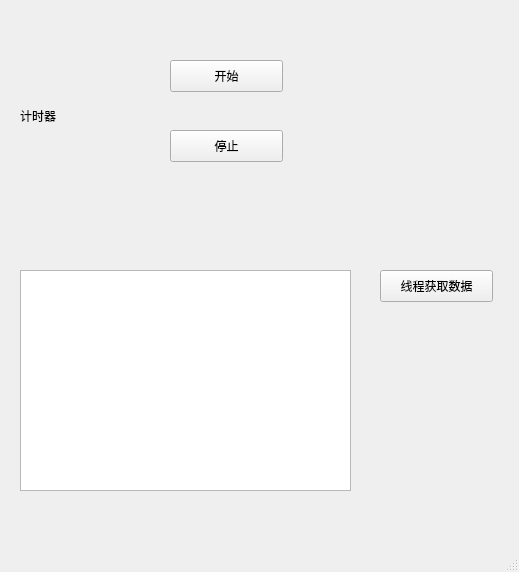
<?xml version="1.0" encoding="UTF-8"?>
<ui version="4.0">
 <class>MainWindow</class>
 <widget class="QMainWindow" name="MainWindow">
  <property name="geometry">
   <rect>
    <x>0</x>
    <y>0</y>
    <width>519</width>
    <height>572</height>
   </rect>
  </property>
  <property name="windowTitle">
   <string>MainWindow</string>
  </property>
  <widget class="QWidget" name="centralwidget">
   <widget class="QLabel" name="timer_label">
    <property name="geometry">
     <rect>
      <x>20</x>
      <y>90</y>
      <width>71</width>
      <height>51</height>
     </rect>
    </property>
    <property name="text">
     <string>计时器</string>
    </property>
   </widget>
   <widget class="QPushButton" name="start_btn">
    <property name="geometry">
     <rect>
      <x>170</x>
      <y>60</y>
      <width>113</width>
      <height>32</height>
     </rect>
    </property>
    <property name="text">
     <string>开始</string>
    </property>
   </widget>
   <widget class="QPushButton" name="end_btn">
    <property name="geometry">
     <rect>
      <x>170</x>
      <y>130</y>
      <width>113</width>
      <height>32</height>
     </rect>
    </property>
    <property name="text">
     <string>停止</string>
    </property>
   </widget>
   <widget class="QTextEdit" name="result_edit">
    <property name="geometry">
     <rect>
      <x>20</x>
      <y>270</y>
      <width>331</width>
      <height>221</height>
     </rect>
    </property>
   </widget>
   <widget class="QPushButton" name="thread_btn">
    <property name="geometry">
     <rect>
      <x>380</x>
      <y>270</y>
      <width>113</width>
      <height>32</height>
     </rect>
    </property>
    <property name="text">
     <string>线程获取数据</string>
    </property>
   </widget>
  </widget>
  <widget class="QMenuBar" name="menubar">
   <property name="geometry">
    <rect>
     <x>0</x>
     <y>0</y>
     <width>519</width>
     <height>24</height>
    </rect>
   </property>
  </widget>
  <widget class="QStatusBar" name="statusbar"/>
 </widget>
 <resources/>
 <connections/>
</ui>
